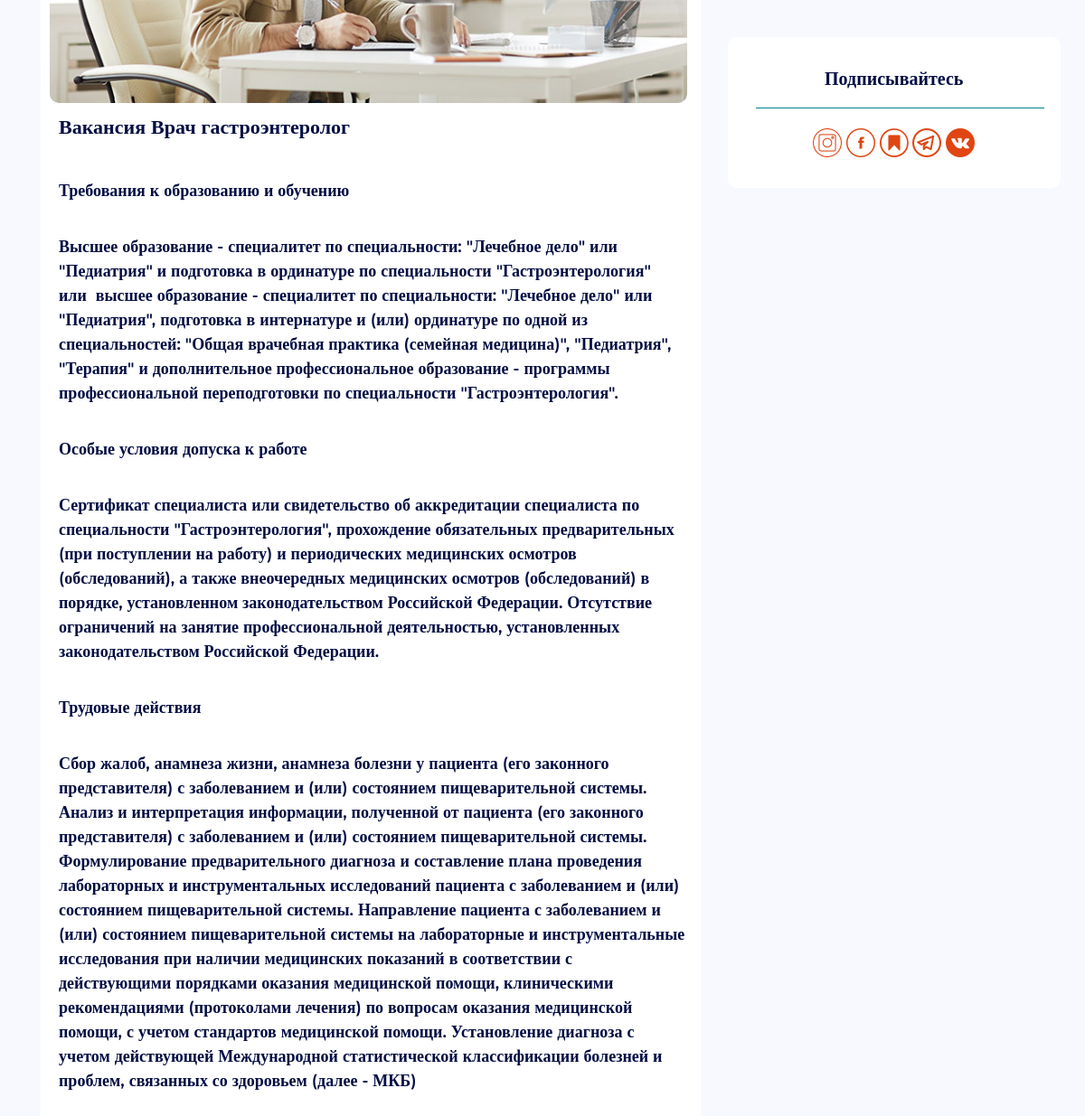
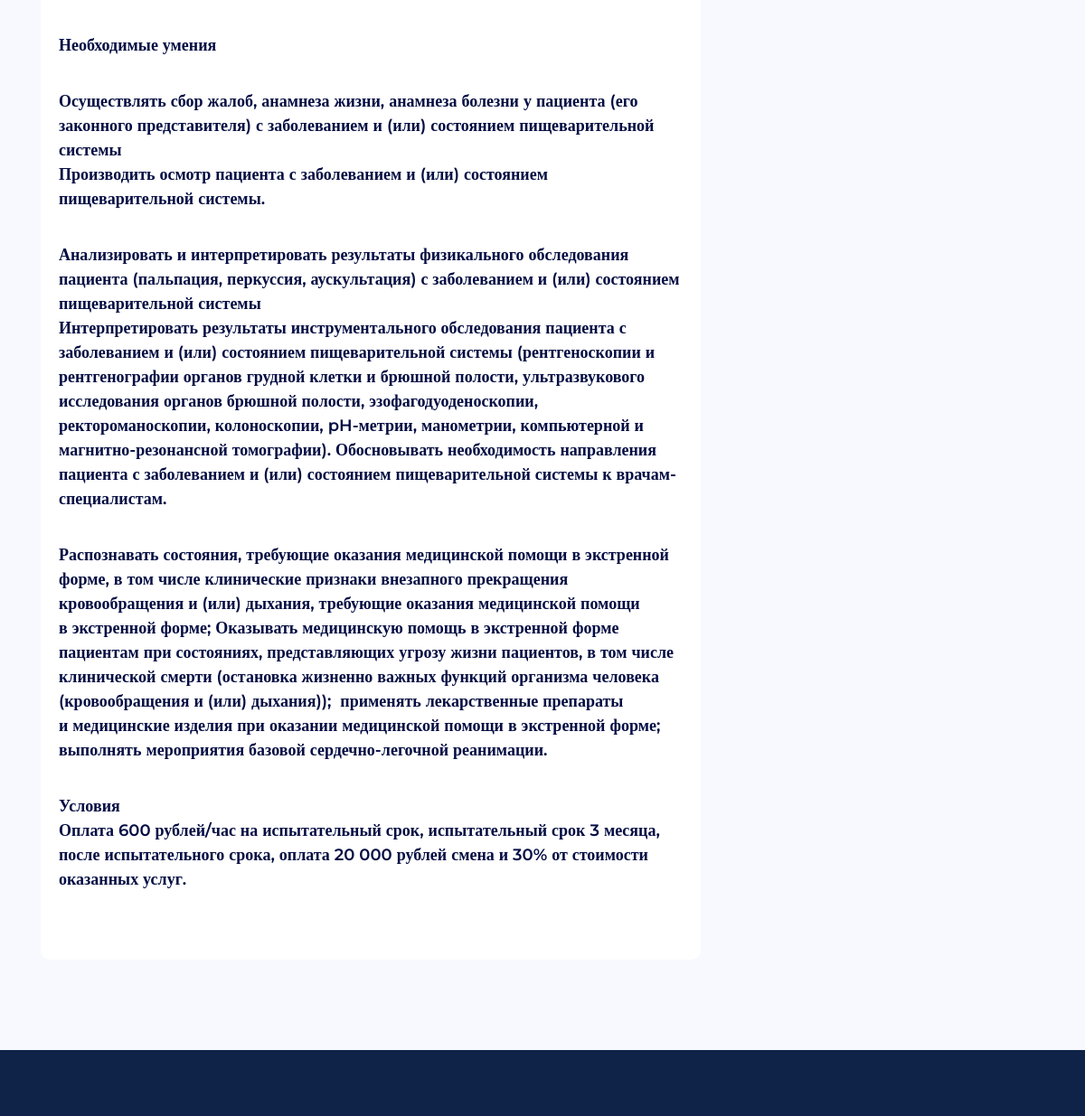
The page /vacancy/1/ (middle part) on the database as committed earlier (2 pictures, top to bottom).
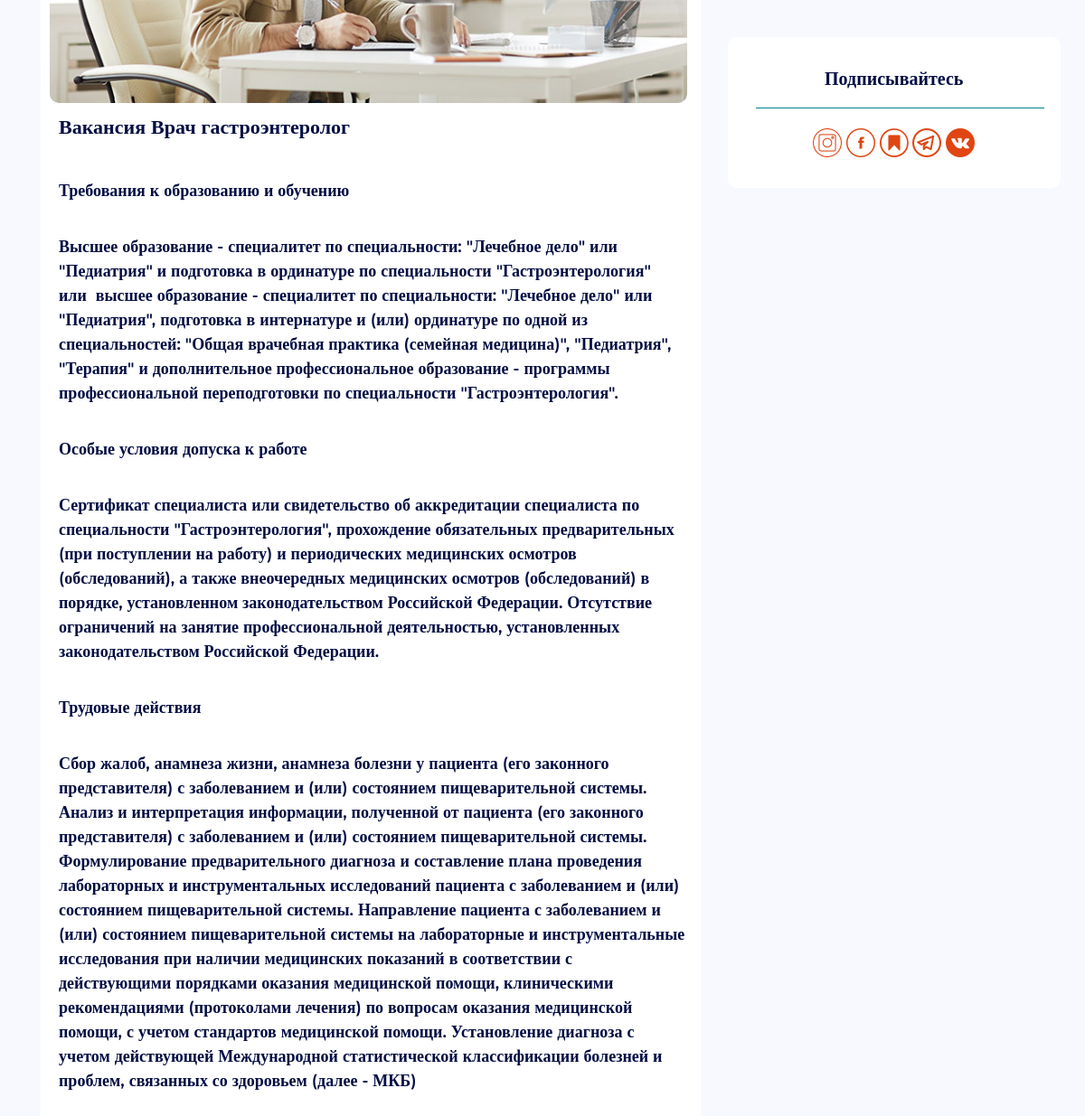
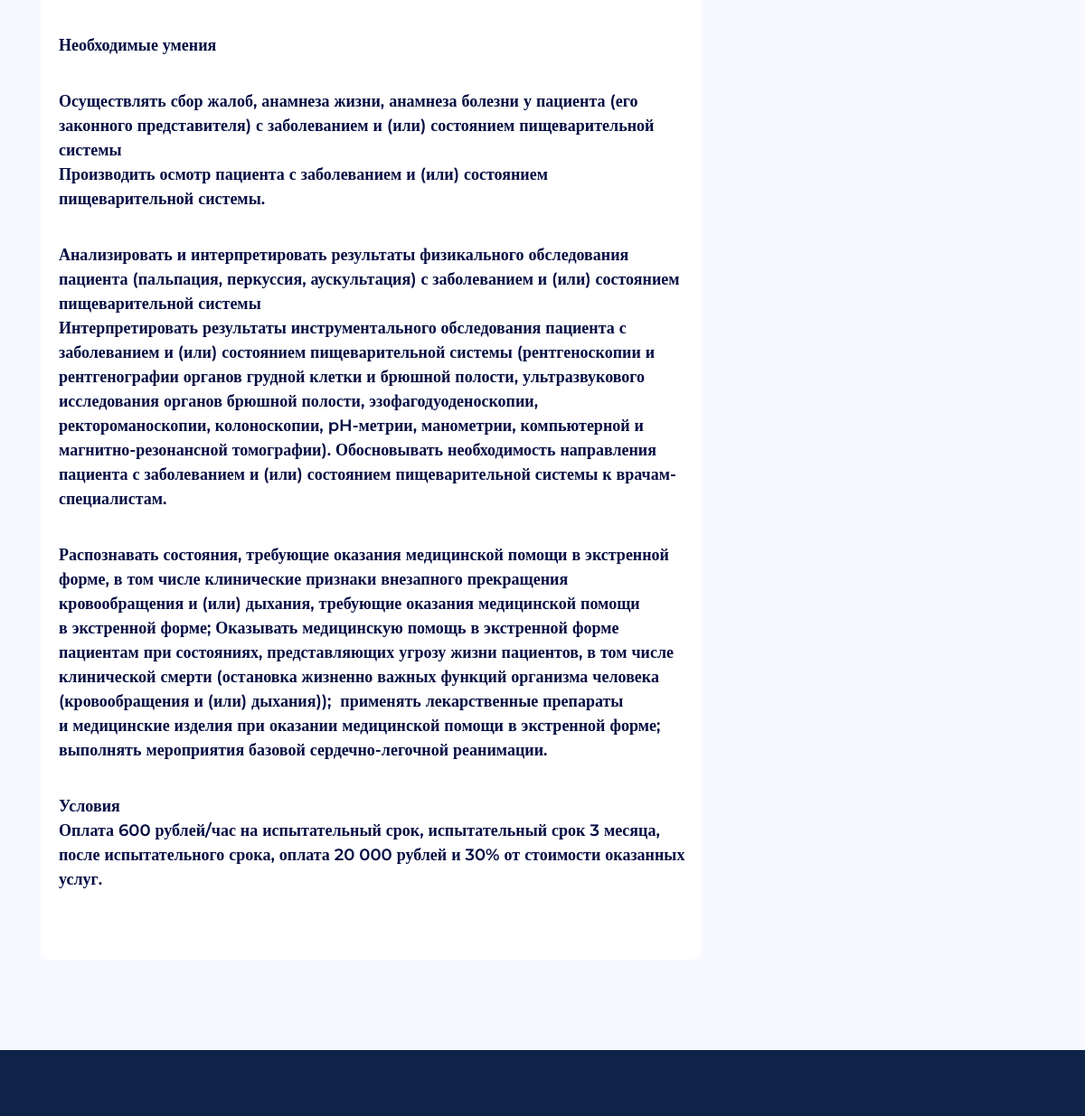
The same page on the database as committed later (2 pictures, top to bottom).
### homepage/models.py (models this page shows, shortened)
class Vacancy(models.Model):
    name = models.CharField(max_length=100, verbose_name='Название вакансии')
    text = RichTextField(verbose_name='Описание вакансии')

### homepage/views.py (the view)
# urls.py: path('vacancy/<int:id>/', views.vacancy_info, name='vacancy_info'),
def vacancy_info(request, id):
    vacancy = get_object_or_404(Vacancy, pk=id)
    vacancies = Vacancy.objects.all().exclude(id=id)
    context = {'vacancy': vacancy,
               'vacancies': vacancies,
               }
    return render(request, 'homepage/vacancy_info.html', context=context)

### templates/homepage/vacancy_info.html (shortened to what this page needs)
{% extends 'base.html' %}
{% load static %}
{% block page_css %}
    <link rel="stylesheet" href="{% static 'assets/bootstrap/bootstrap.min.css'%}">
    <link rel="stylesheet" href="{% static 'assets/css/owl.carousel.min.css'%}">
    <link rel="stylesheet" href="{% static 'assets/css/aos.css'%}">
    <link rel="stylesheet" href="{% static 'assets/css/custom-style.css'%}">
    <link rel="stylesheet" href="{% static 'assets/css/responsive.css'%}">
    <link rel="stylesheet" href="{% static 'assets/css/special-classes.css'%}">
    <link rel="stylesheet" href="{% static 'assets/css/superclasses.css'%}">
    <link rel="stylesheet" href="{% static 'assets/css/custom.css'%}">
    <link rel="stylesheet" href="{% static 'assets/css/mobile.css'%}">
{% endblock %}
{% block content %}
    <section class="singleblog-section blogpage-section w-100 float-left">
        <div class="container">
            <div class="row">
                <div class="col-lg-8 col-md-12 col-sm-12 col-12">
                    <div class="main-box">
                        <figure class="image1" data-aos="fade-up" data-aos-duration="700">
                            <img src="{% static 'assets/images/singleblog-image1.jpg'%}" alt="" class="img-fluid">
                        </figure>
                        <div class="content1 ">
                            <h4 data-aos="fade-up" data-aos-duration="700">Вакансия {{ vacancy.name }}</h4>
                            <p class="text-size-14 list-unstyled mb-0" data-aos="fade-up" data-aos-duration="700">{{ vacancy.text|safe }}
                            </p>
                        </div>
                    </div>
                </div>
                <div class="col-lg-4 col-md-12 col-sm-12 col-12 column">
                {% include 'socnetworks.html' %}
                </div>
            </div>
        </div>
    </section>
{% endblock %}

Rows that differ between the two databases and show on the page:
changed Vacancy "Врач гастроэнтеролог": text "…оплата 20 000 рублей смена и 30% от стоимости…" → "…оплата 20 000 рублей и 30% от стоимости…"
